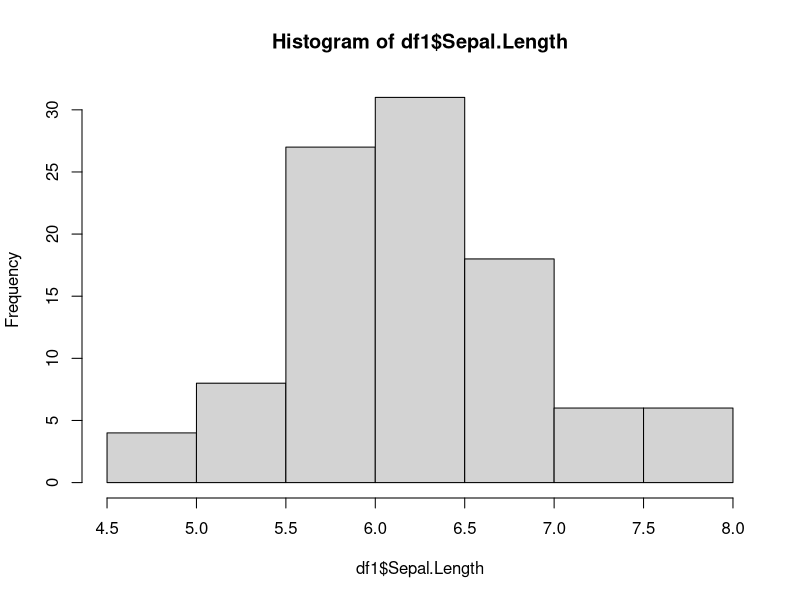

This figure's R source: (Note: this script raises an error after producing the figure.)
?iris

df <- iris
str(df)

df1 <- subset(df, df$Species != "setosa")
str(df1)
table(df1$Species)

hist(df1$Sepal.Length)

ggplot(df1, aes(x = Sepal.Length)) +
  geom_histogram(fill = "white", col = "black")
ggplot(df1, aes(x = Sepal.Length)) +
  geom_histogram(fill = "white", col = "black", binwidth = 0.4)
ggplot(df1, aes(x = Sepal.Length)) +
  geom_histogram(fill = "white", col = "black", binwidth = 0.4) +
  facet_grid(Species ~.)

ggplot(df1, aes(x = Sepal.Length, col = Species)) +
  geom_density()
ggplot(df1, aes(x = Sepal.Length, fill = Species)) +
  geom_density()
ggplot(df1, aes(x = Sepal.Length, fill = Species)) +
  geom_density(alpha = 0.5)

ggplot(df1, aes(Species, Sepal.Length)) +
  geom_boxplot()

# Test on normality
shapiro.test(df1$Sepal.Length)
shapiro.test(df1$Sepal.Length[df1$Species == "versicolor"])
shapiro.test(df1$Sepal.Length[df1$Species == "virginica"])

# Test on homogeneity
bartlett.test(Sepal.Length ~ Species, df1)

# T-Student criteria
t.test(Sepal.Length ~ Species, df1)
test1 <- t.test(Sepal.Length ~ Species, df1)
str(test1)
test1$p.value
test1 <- t.test(Sepal.Length ~ Species, df) # will produce an error: grouping factor

t.test(Sepal.Length ~ Species, df1, var.equal = T)

mean_Sepal.Length = mean(df$Sepal.Length)
t.test(df1$Sepal.Length, mu = 8)

t.test(df1$Petal.Length, df1$Petal.Width, paired = T)